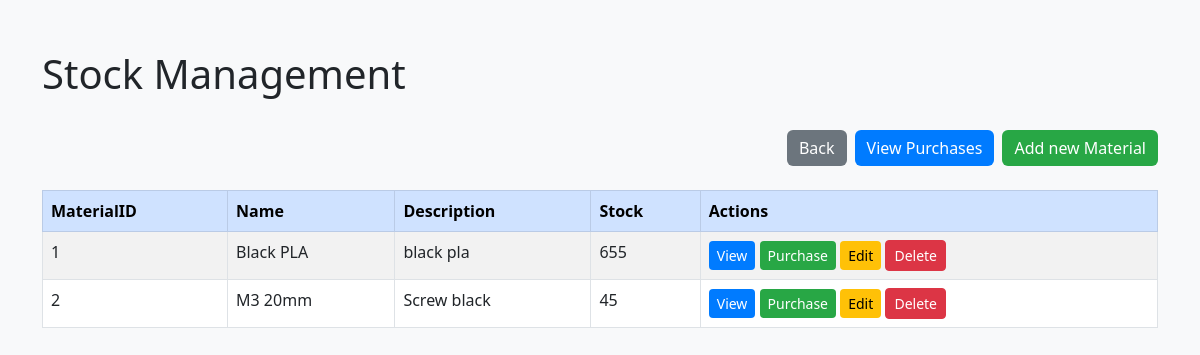
The page /materials on the database its author committed.
### model/model.py (models this page shows, shortened)
class Material(Base):
    __tablename__ = 'materials'
    material_id = Column(Integer, primary_key=True)
    name = Column(String)
    description = Column(String)
    stock = Column(Integer)
    purchases = relationship("MaterialPurchase", back_populates="material", cascade="all, delete-orphan")
    products = relationship("ProductMaterial", back_populates="material", cascade="all, delete-orphan")

### app.py (the view)
@app.route('/materials')
def materials():
    material_controller = MaterialController(session)
    materials = material_controller.get_all_materials()
    return render_template('stock.html', materials=materials)

### controller/controller.py (called while the page is built)
    def get_all_materials(self):
        return self.session.query(Material).all()

### templates/stock.html (shortened to what this page needs)
<!DOCTYPE html>
<html lang="en">
<head>
    <link href="https://cdn.jsdelivr.net/npm/bootstrap@5.3.0/dist/css/bootstrap.min.css" rel="stylesheet">
</head>
<body>
    <div class="container">
        <div class="d-flex justify-content-between align-items-center mb-4">
            <h1 class="display-6">Stock Management</h1>
        </div>
        <div class="d-flex justify-content-end mb-4">
            <a href="/" class="btn btn-secondary">Back</a>
            <a href="/material/purchases" class="btn btn-primary ms-2">View Purchases</a>
            <a href="/material/add" class="btn btn-success ms-2">Add new Material</a>
        </div>
        <div class="table-responsive">
            <table class="table table-striped table-bordered">
                <thead class="table-primary">
                    <tr>
                        <th>MaterialID</th>
                        <th>Name</th>
                        <th>Description</th>
                        <th>Stock</th>
                        <th>Actions</th>
                    </tr>
                </thead>
                <tbody>
                    {% for material in materials %}
                    <tr>
                        <td>{{ material.material_id }}</td>
                        <td>{{ material.name }}</td>
                        <td>{{ material.description }}</td>
                        <td>{{ material.stock }}</td>
                        <td>
                            <a href="/material/{{ material.material_id }}/purchase/" class="btn btn-primary btn-sm">View</a>
                            <a href="/material/{{ material.material_id }}/purchase/add" class="btn btn-success btn-sm">Purchase</a>
                            <a href="/material/{{ material.material_id }}/edit" class="btn btn-warning btn-sm">Edit</a>
                            <a href="/material/{{ material.material_id }}/delete" onclick="return confirm('Are you sure you want to delete this record?');" class="btn btn-danger btn-sm">Delete</a>
                        </td>
                    </tr>
                    {% endfor %}
                </tbody>
            </table>
        </div>
    </div>
</body>
</html>

### templates/stock.html (style rules this page uses)
body { background-color: #f8f9fa; }
.container { margin-top: 50px; }
.btn-primary { background-color: #007bff; border: none; }
.btn-success { background-color: #28a745; border: none; }
.btn-warning { background-color: #ffc107; border: none; }
.btn-secondary { background-color: #6c757d; border: none; }

### rows shown on the page
Material: material_id "1", name "Black PLA", description "black pla", stock "655"
Material: material_id "2", name "M3 20mm", description "Screw black", stock "45"
